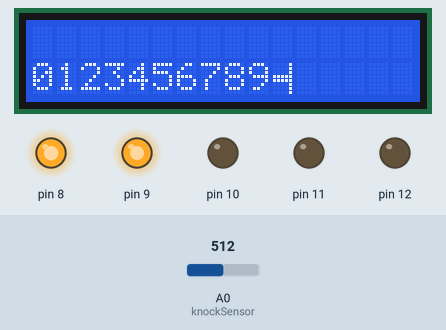
Recording of a sketch running on a simulated Arduino Uno, built with avr-gcc and run on an emulated ATmega328P. On the bench: 16×2 character LCD, output pins drawn as LEDs (lit = HIGH). The test bench sets the inputs (shaded band); at power-on: A0 (knockSensor) = 512.

Above: at 1.3 s.
1.4 s: A0 (knockSensor) set to 54
2.9 s: A0 (knockSensor) set to 45
At 4.26 s:
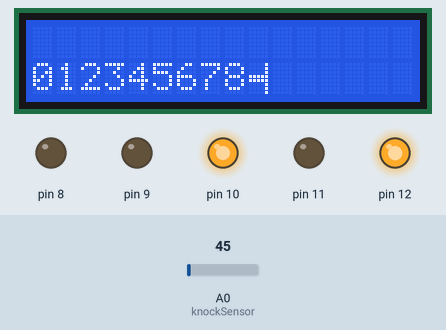
5.6 s: A0 (knockSensor) set to 122
At 6.4 s:
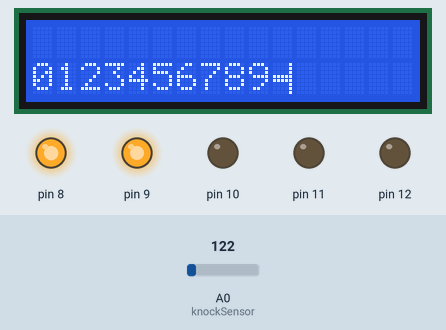
7.1 s: A0 (knockSensor) set to 40
At 9.96 s:
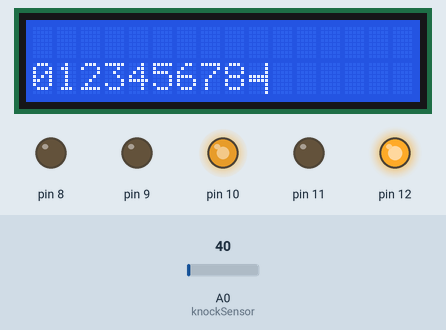
10.1 s: A0 (knockSensor) set to 60
At 11.1 s:
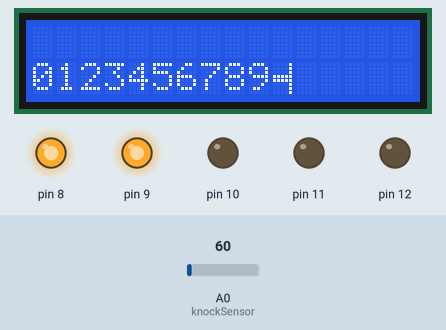
11.6 s: A0 (knockSensor) set to 0
At 15.97 s:
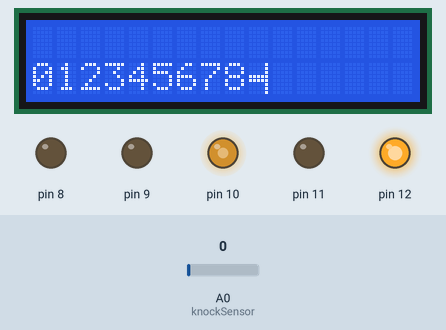
Timing chart, 0 to 18.5 s (numbered marks = the images above; inputs shaded):
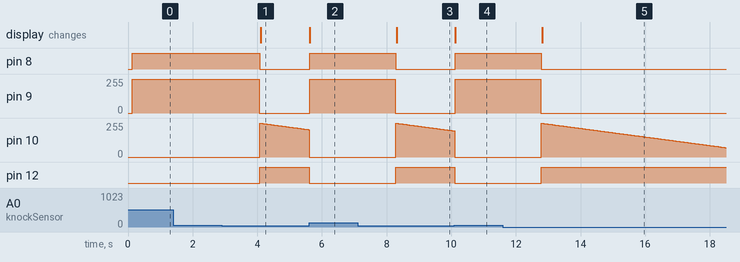

Measured:
- the behaviour switches between 51 and 50 on A0 (knockSensor) (found by bisection; images 0 and 1)
- after the input at 1.4 s, every drawn part: stays the same
- after the input at 2.9 s, pin 8: HIGH → LOW after 1.2 s; pin 9: 254/255 → 0/255 after 1.2 s; pin 12: LOW → HIGH after 1.2 s; the display: changes after 1.2 s (image 1)
- after the input at 5.6 s, pin 8: LOW → HIGH at once; pin 9: 0/255 → 254/255 at once; pin 12: HIGH → LOW at once; the display: changes at once (image 2)
- after the input at 7.1 s, pin 8: HIGH → LOW after 1.2 s; pin 9: 254/255 → 0/255 after 1.2 s; pin 12: LOW → HIGH after 1.2 s; the display: changes after 1.2 s (image 3)
- after the input at 10.1 s, pin 8: LOW → HIGH at once; pin 9: 0/255 → 254/255 at once; pin 12: HIGH → LOW at once; the display: changes at once (image 4)
- after the input at 11.6 s, pin 8: HIGH → LOW after 1.2 s; pin 9: 254/255 → 0/255 after 1.2 s; pin 12: LOW → HIGH after 1.2 s; the display: changes after 1.2 s (image 5)

The sketch:

sketch_dec05a.ino
```cpp
#include <LiquidCrystal.h>


const int knockSensor = A0; // the piezo is connected to analog pin 0
const int threshold = 50;  // threshold value to decide when the detected sound is a knock or not
int sensorReading = 0;


int c=10;

LiquidCrystal lcd(7,6,5,4,3,2);
  byte fill[8]={
   B00000,
   B00000,
   B00000,
   B00000,
   B00000,
   B00000,
   B00000,
   B00000,
  };
  byte pl[8]{
    B00001,
    B00001,
    B00001,
    B11111,
    B11111,
    B00001,
    B00001,
    B00001,
  };

struct mors {
  mors* st;
  mors* dr;
  char val;
} morse [70];

void setup() {
  #pragma region initialize
  lcd.begin(16,2);
   lcd.createChar(11,fill);
lcd.createChar(12,pl);
  pinMode(8, OUTPUT);
  pinMode(12, OUTPUT);
  pinMode(11, OUTPUT);
  pinMode(9, OUTPUT);
  pinMode(10, OUTPUT);
  digitalWrite (8, LOW);
  digitalWrite (12, LOW);
  analogWrite (11, LOW);
  analogWrite (9, LOW);
  analogWrite (10, LOW);
  Serial.begin (9600);
  // put your setup code here, to run once:
  morse [0] . val = 0;
  morse [0] . st = &morse [1];
  morse [0] . dr = &morse [2];

  morse [1] . val = 'e';
  morse [1] . st = &morse [3];
  morse [1] . dr = &morse [4];

  morse [2] . val = 't';
  morse [2] . st = &morse [5];
  morse [2] . dr = &morse [6];

  morse [3] . val = 'i';
  morse [3] . st = &morse [7];
  morse [3] . dr = &morse [8];

  morse [4] . val = 'a';
  morse [4] . st = &morse [9];
  morse [4] . dr = &morse [10];

  morse [5] . val = 'n';
  morse [5] . st = &morse [11];
  morse [5] . dr = &morse [12];

  morse [6] . val = 'm';
  morse [6] . st = &morse [13];
  morse [6] . dr = &morse [14];

  morse [7] . val = 's';
  morse [7] . st = &morse [15];
  morse [7] . dr = &morse [16];

  morse [8] . val = 'u';
  morse [8] . st = &morse [17];
  morse [8] . dr = &morse [18];

  morse [9] . val = 'r';
  morse [9] . st = &morse [19];
  morse [9] . dr = &morse [20];

  morse [10] . val = 'w';
  morse [10] . st = &morse [21];
  morse [10] . dr = &morse [22];

  morse [11] . val = 'd';
  morse [11] . st = &morse [23];
  morse [11] . dr = &morse [24];

  morse [12] . val = 'k';
  morse [12] . st = &morse [25];
  morse [12] . dr = &morse [26];

  morse [13] . val = 'g';
  morse [13] . st = &morse [27];
  morse [13] . dr = &morse [28];

  morse [14] . val = 'o';
  morse [14] . st = &morse [29];
  morse [14] . dr = &morse [30];

  morse [15] . val = 'h';
  morse [15] . st = &morse [31];
  morse [15] . dr = &morse [32];

  morse [16] . val = 'v';
  morse [16] . st = &morse [33];
  morse [16] . dr = &morse [34];

  morse [17] . val = 'f';
  morse [17] . st = &morse [35];
  morse [17] . dr = NULL;

  morse [18] . val = 0;
  morse [18] . st = &morse [36];
  morse [18] . dr = &morse [37];

  morse [19] . val = 'l';
  morse [19] . st = NULL;
  morse [19] . dr = &morse [38];

  morse [20] . val = 0;
  morse [20] . st = &morse [39];
  morse [20] . dr = NULL;

  morse [21] . val = 'p';
  morse [21] . st = &morse [40];
  morse [21] . dr = &morse [41];

  morse [22] . val = 'j';
  morse [22] . st = &morse [42];
  morse [22] . dr = &morse [43];

  morse [23] . val = 'b';
  morse [23] . st = &morse [44];
  morse [23] . dr = &morse [45];

  morse [24] . val = 'x';
  morse [24] . st = &morse [46];
  morse [24] . dr = NULL;

  morse [25] . val = 'c';
  morse [25] . st = &morse [47];
  morse [25] . dr = &morse [48];

  morse [26] . val = 'y';
  morse [26] . st = &morse [49];
  morse [26] . dr = NULL;

  morse [27] . val = 'z';
  morse [27] . st = &morse [50];
  morse [27] . dr = &morse [51];

  morse [28] . val = 'q';
  morse [28] . st = &morse [52];
  morse [28] . dr = &morse [53];

  morse [29] . val = 0;
  morse [29] . st = &morse [54];
  morse [29] . dr = NULL;

  morse [30] . val = 0;
  morse [30] . st = &morse [55];
  morse [30] . dr = &morse [56];

  morse [31] . val = '5';
  morse [31] . st = NULL;
  morse [31] . dr = NULL;

  morse [32] . val = '4';
  morse [32] . st = NULL;
  morse [32] . dr = NULL;

  morse [33] . val = 0;
  morse [33] . st = NULL;
  morse [33] . dr = NULL;

  morse [34] . val = '3';
  morse [34] . st = NULL;
  morse [34] . dr = NULL;

  morse [35] . val = 0;
  morse [35] . st = NULL;
  morse [35] . dr = NULL;

  morse [36] . val = 0;
  morse [36] . st = &morse [57];
  morse [36] . dr = &morse [58];

  morse [37] . val = '2';
  morse [37] . st = NULL;
  morse [37] . dr = NULL;

  morse [38] . val = 0;
  morse [38] . st = &morse [59];
  morse [38] . dr = NULL;

  morse [39] . val = '+';
  morse [39] . st = NULL;
  morse [39] . dr = &morse [60];

  morse [40] . val = 0;
  morse [40] . st = NULL;
  morse [40] . dr = NULL;

  morse [41] . val = 0;
  morse [41] . st = &morse [61];
  morse [41] . dr = NULL;

  morse [42] . val = 0;
  morse [42] . st = NULL;
  morse [42] . dr = NULL;

  morse [43] . val = '1';
  morse [43] . st = &morse [62];
  morse [43] . dr = NULL;

  morse [44] . val = '6';
  morse [44] . st = NULL;
  morse [44] . dr = &morse [63];

  morse [45] . val = '=';
  morse [45] . st = NULL;
  morse [45] . dr = NULL;

  morse [46] . val = '/';
  morse [46] . st = NULL;
  morse [46] . dr = NULL;

  morse [47] . val = 0;
  morse [47] . st = NULL;
  morse [47] . dr = NULL;

  morse [48] . val = 0;
  morse [48] . st = &morse [64];
  morse [48] . dr = &morse [65];

  morse [49] . val = 0;
  morse [49] . st = NULL;
  morse [49] . dr = &morse [66];

  morse [50] . val = '7';
  morse [50] . st = NULL;
  morse [50] . dr = NULL;

  morse [51] . val = 0;
  morse [51] . st = NULL;
  morse [51] . dr = &morse [67];

  morse [52] . val = 0;
  morse [52] . st = NULL;
  morse [52] . dr = NULL;

  morse [53] . val = 0;
  morse [53] . st = NULL;
  morse [53] . dr = NULL;

  morse [54] . val = '8';
  morse [54] . st = &morse [68];
  morse [54] . dr = NULL;

  morse [55] . val = '9';
  morse [55] . st = NULL;
  morse [55] . dr = NULL;

  morse [56] . val = '0';
  morse [56] . st = NULL;
  morse [56] . dr = NULL;

  morse [57] . val = '?';
  morse [57] . st = NULL;
  morse [57] . dr = NULL;

  morse [58] . val = '_';
  morse [58] . st = NULL;
  morse [58] . dr = NULL;

  morse [59] . val = '"';
  morse [59] . st = NULL;
  morse [59] . dr = NULL;

  morse [60] . val = '.';
  morse [60] . st = &morse [53];
  morse [60] . dr = &morse [54];

  morse [61] . val = '@';
  morse [61] . st = NULL;
  morse [61] . dr = NULL;

  morse [62] . val = '\'';
  morse [62] . st = NULL;
  morse [62] . dr = NULL;

  morse [63] . val = '_';
  morse [63] . st = NULL;
  morse [63] . dr = NULL;

  morse [64] . val = ';';
  morse [64] . st = NULL;
  morse [64] . dr = NULL;

  morse [65] . val = '!';
  morse [65] . st = NULL;
  morse [65] . dr = NULL;

  morse [66] . val = 0;
  morse [66] . st = NULL;
  morse [66] . dr = NULL;

  morse [67] . val = ',';
  morse [67] . st = NULL;
  morse [67] . dr = NULL;

  morse [68] . val = ':';
  morse [68] . st = NULL;
  morse [68] . dr = NULL;
  lcd.begin(16,2);
  #pragma endregion
 reset_ecran();
}
double i = 0;
bool new_sig = 1; //new sign
bool new_word = 1; //new word
bool fst_time = 1; //first time usage after uploading on the arduino
mors* cr_let = &morse [0]; //cr_let - the current letter
 double t=0;
  unsigned long past=0;
   unsigned long now=0;
void reset_ecran()
 {

  lcd.clear();

  int i=16;

  for(int x=0;x<10;x++)
  {
    lcd.setCursor(x,1);
    lcd.print(x);
  }
  lcd.setCursor(10,1);
  lcd.write(byte(12));
  // put your setup code here, to run once:

  c=9;
  t=0;


 }
  double cat;
   boolean pornit=false;
 void cronometru ()
 {
  now=millis();


  if(now-past >(cat/10)&&pornit)
  {
    lcd.setCursor(c,1);
    lcd.write(byte(12));
    lcd.setCursor(c+1,10);
    lcd.write(byte(11));
 //Serial.print("intra");


c--;
past=now;
  }


 }


                                                                    void loop() {
 if(pornit)

  cronometru();
  // put your main code here, to run repeatedly:


  sensorReading = analogRead(knockSensor);
  //LEDURI
  if (new_sig == 0 && i <= 1)
  {
    analogWrite (9, (1-i) * 255);
    digitalWrite (8, HIGH);


  }


  if (new_sig == 0 && i > 1 && i <= 2)
  {


    reset_ecran();
    pornit=true;
    cat=1;
       //
    cronometru();


    digitalWrite (8, LOW);
    analogWrite (10, (2-i) * 255);
    digitalWrite (12, HIGH);


  }
  if (i > 2 && i <= 4 && fst_time == 0) //bataie mai luna aka afisare litera
  {
    digitalWrite (12, LOW);
    analogWrite (11, (2 - (i / 2)) * 255);
    if (cr_let != NULL)
    {

      if (cr_let -> val != 0  && new_sig == 0)
      {
        Serial.print (cr_let -> val);

        pornit=false;

      }
    }
    cr_let = &morse [0];
    new_sig = 1;
  }
  if (i > 4 && new_word == 0) //bataie si mai lunga aka sf cuvant(pus spatiu)
  {
    Serial.print (' ');
    new_word = 1;
  }
  if (sensorReading > threshold)
  {
    fst_time = 0;


    if (new_sig)
    {

      new_sig = 0;
      i = 0;
      analogWrite (11, LOW);
    }
    if (i > 0.03)
    {
      if(!pornit)

      {
        cat=1;
        pornit=true;
        past=millis();
      }


      digitalWrite (12, LOW);
      digitalWrite (8, LOW);
      analogWrite (11, LOW);
      analogWrite (9, LOW);
      analogWrite (10, LOW);
      new_word = 0;
      /*Serial.print(sensorReading);
        Serial.print(" ");
        Serial.println(i);*/
      if (i <= 1)//bataie scurta aka pct
      {
        pornit=false;
        cr_let = cr_let -> st;
        reset_ecran();


       // Serial.println (".");
      }
      if (i > 1 && i <= 2) //bataie lunga aka linie
      {
        pornit=false;
        reset_ecran();
        cr_let = cr_let -> dr;
       // Serial.println ("_");
      }
    }
    i = 0;
  }
  i += 0.001;
  delay (1);
}
```
